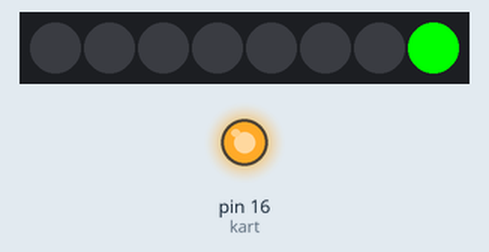
Bench run of a sketch on a simulated Arduino Uno, built with avr-gcc and run on an emulated ATmega328P. Shown: 8 RGB LEDs in strip order, left to right, output pins drawn as LEDs (lit = HIGH).

Above: at 0.1 s.
At 5.1 s:
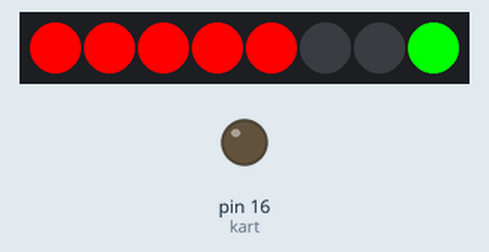
At 6.1 s:
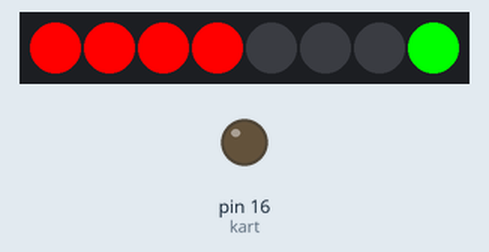
At 7.1 s:
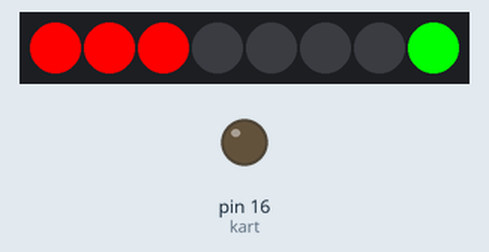
At 8.1 s:
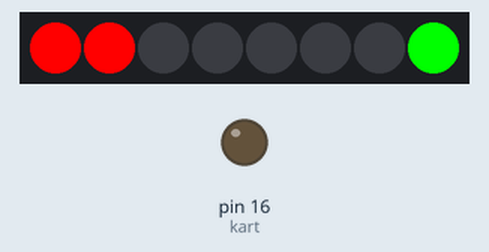
At 9.1 s:
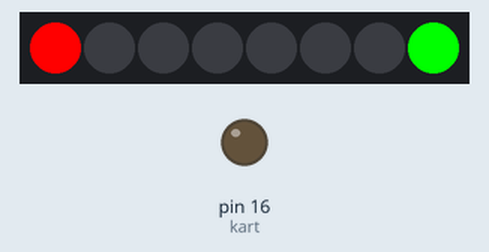
Timing chart, 0 to 40.0 s (numbered marks = the images above):
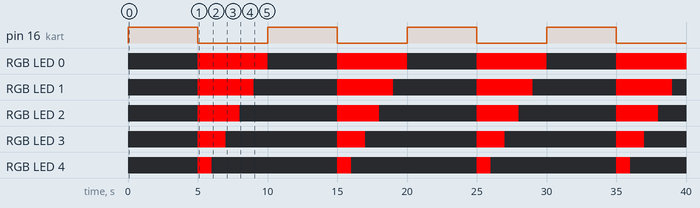

The sketch:

PWND.ino
```cpp
#include <Adafruit_NeoPixel.h>

#define PIN_NEO_PIXEL  5   // Arduino pin that connects to NeoPixel
#define NUM_PIXELS     8

int led = 26;
int kart = 16;

Adafruit_NeoPixel NeoPixel(NUM_PIXELS, PIN_NEO_PIXEL, NEO_GRB + NEO_KHZ800);

void setup() {
  // put your setup code here, to run once:
  NeoPixel.begin();
  pinMode(kart, OUTPUT);
  NeoPixel.clear();
}

void loop() {
  NeoPixel.setPixelColor(0, NeoPixel.Color(0, 0, 0));
  NeoPixel.setPixelColor(1, NeoPixel.Color(0, 0, 0));
  NeoPixel.setPixelColor(2, NeoPixel.Color(0, 0, 0));
  NeoPixel.setPixelColor(3, NeoPixel.Color(0, 0, 0));
  NeoPixel.setPixelColor(4, NeoPixel.Color(0, 0, 0));
  NeoPixel.setPixelColor(5, NeoPixel.Color(0, 0, 0));
  NeoPixel.setPixelColor(6, NeoPixel.Color(0, 0, 0));
  NeoPixel.setPixelColor(7, NeoPixel.Color(0, 255, 0));
  NeoPixel.show();

  digitalWrite(kart, HIGH);


  delay(5000);
  digitalWrite(kart, LOW);
  //5
  NeoPixel.setPixelColor(0, NeoPixel.Color(255, 0, 0));
  NeoPixel.setPixelColor(1, NeoPixel.Color(255, 0, 0));
  NeoPixel.setPixelColor(2, NeoPixel.Color(255, 0, 0));
  NeoPixel.setPixelColor(3, NeoPixel.Color(255, 0, 0));
  NeoPixel.setPixelColor(4, NeoPixel.Color(255, 0, 0));
  NeoPixel.setPixelColor(5, NeoPixel.Color(0, 0, 0));
  NeoPixel.setPixelColor(6, NeoPixel.Color(0, 0, 0));
  NeoPixel.setPixelColor(7, NeoPixel.Color(0, 255, 0));
  NeoPixel.show();
  delay(1000);
  //4
  NeoPixel.setPixelColor(0, NeoPixel.Color(255, 0, 0));
  NeoPixel.setPixelColor(1, NeoPixel.Color(255, 0, 0));
  NeoPixel.setPixelColor(2, NeoPixel.Color(255, 0, 0));
  NeoPixel.setPixelColor(3, NeoPixel.Color(255, 0, 0));
  NeoPixel.setPixelColor(4, NeoPixel.Color(0, 0, 0));
  NeoPixel.setPixelColor(5, NeoPixel.Color(0, 0, 0));
  NeoPixel.setPixelColor(6, NeoPixel.Color(0, 0, 0));
  NeoPixel.setPixelColor(7, NeoPixel.Color(0, 255, 0));
  NeoPixel.show();
  delay(1000);
  //3
  NeoPixel.setPixelColor(0, NeoPixel.Color(255, 0, 0));
  NeoPixel.setPixelColor(1, NeoPixel.Color(255, 0, 0));
  NeoPixel.setPixelColor(2, NeoPixel.Color(255, 0, 0));
  NeoPixel.setPixelColor(3, NeoPixel.Color(0, 0, 0));
  NeoPixel.setPixelColor(4, NeoPixel.Color(0, 0, 0));
  NeoPixel.setPixelColor(5, NeoPixel.Color(0, 0, 0));
  NeoPixel.setPixelColor(6, NeoPixel.Color(0, 0, 0));
  NeoPixel.setPixelColor(7, NeoPixel.Color(0, 255, 0));
  NeoPixel.show();
  delay(1000);
  //2
  NeoPixel.setPixelColor(0, NeoPixel.Color(255, 0, 0));
  NeoPixel.setPixelColor(1, NeoPixel.Color(255, 0, 0));
  NeoPixel.setPixelColor(2, NeoPixel.Color(0, 0, 0));
  NeoPixel.setPixelColor(3, NeoPixel.Color(0, 0, 0));
  NeoPixel.setPixelColor(4, NeoPixel.Color(0, 0, 0));
  NeoPixel.setPixelColor(5, NeoPixel.Color(0, 0, 0));
  NeoPixel.setPixelColor(6, NeoPixel.Color(0, 0, 0));
  NeoPixel.setPixelColor(7, NeoPixel.Color(0, 255, 0));
  NeoPixel.show();
  delay(1000);
  //1
  NeoPixel.setPixelColor(0, NeoPixel.Color(255, 0, 0));
  NeoPixel.setPixelColor(1, NeoPixel.Color(0, 0, 0));
  NeoPixel.setPixelColor(2, NeoPixel.Color(0, 0, 0));
  NeoPixel.setPixelColor(3, NeoPixel.Color(0, 0, 0));
  NeoPixel.setPixelColor(4, NeoPixel.Color(0, 0, 0));
  NeoPixel.setPixelColor(5, NeoPixel.Color(0, 0, 0));
  NeoPixel.setPixelColor(6, NeoPixel.Color(0, 0, 0));
  NeoPixel.setPixelColor(7, NeoPixel.Color(0, 255, 0));
  NeoPixel.show();
  delay(1000);
}
```

Measured:
- by itself, pin 16 (kart): alternates HIGH for 5.0 s and LOW for 5.0 s
- by itself, RGB LED 0: alternates RGB(255, 0, 0) for 5.0 s and off for 5.0 s
- by itself, RGB LED 1: alternates RGB(255, 0, 0) for 4.0 s and off for 6.0 s
- by itself, RGB LED 2: alternates RGB(255, 0, 0) for 3.0 s and off for 7.0 s
- by itself, RGB LED 3: alternates RGB(255, 0, 0) for 2.0 s and off for 8.0 s
- by itself, RGB LED 4: alternates RGB(255, 0, 0) for 1.0 s and off for 9.0 s
- what the display in image 1 shows lasts 1.0 s, from 5.0 s to 6.0 s
